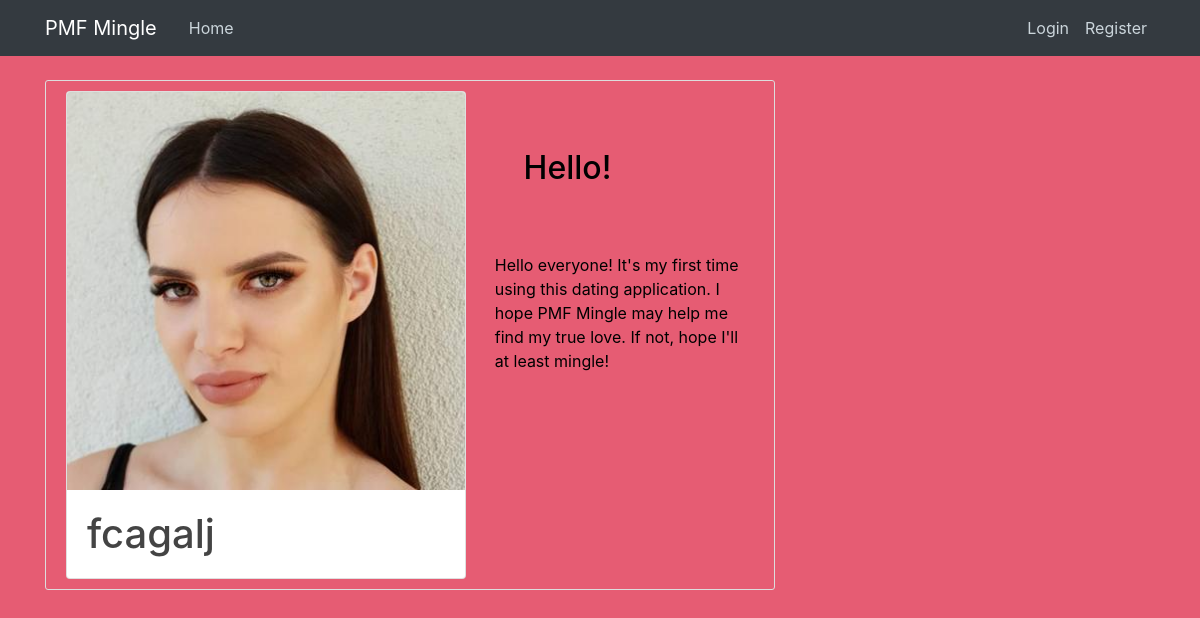
Screenshot of /account/1 with the database file from the repository.
### datingapp/models.py (models this page shows, shortened)
class User(db.Model, UserMixin):
    id = db.Column(db.Integer, primary_key=True)
    username = db.Column(db.String(20), unique=True, nullable=False)
    email = db.Column(db.String(120), unique=True, nullable=False)
    image_file = db.Column(db.String(20), nullable=False,
                           default='default.jpg')
    password = db.Column(db.String(60), nullable=False)
    gender = db.Column(db.String(20), nullable=False)
    preference = db.Column(db.String(20), nullable=False)
    posts = db.relationship('Post', backref='author', lazy=True)
    liked = db.relationship(
        'PostLike',
        foreign_keys='PostLike.user_id',
        backref='user', lazy='dynamic')

class Post(db.Model):
    id = db.Column(db.Integer, primary_key=True)
    title = db.Column(db.String(100), nullable=False)
    date_posted = db.Column(db.DateTime, nullable=False,
                            default=datetime.utcnow)
    content = db.Column(db.Text, nullable=False)
    user_id = db.Column(db.Integer, db.ForeignKey('user.id'), nullable=False)
    likes = db.relationship('PostLike', backref='post', lazy='dynamic')

### datingapp/routes.py (the view)
@app.route("/account/<int:post_id>")
def user_account(post_id):
    post = Post.query.get_or_404(post_id)
    return render_template('user_account.html', title=post.title, post=post)

### datingapp/templates/user_account.html
{% extends "layout.html" %}
{% block content %}
  <article class="media content-section" style="background-color: transparent;">
  <div class="card" style="width: 25rem;">
    <img class="card-img-top" src="{{ url_for('static', filename='profile_pics/' + post.author.image_file) }}" alt="Card image cap">
    <div class="card-body">
        <h1 class="card-text" style="color: black-50;">
            {{ post.author.username }}
        </h1>
    </div>
  </div>
  <div class="media-body">
    <h2 class="article-title" style="padding-left: 20%; padding-top: 20%; padding-right: 20%; color: black">{{ post.title }}</h2>
    <p class="article-content" style="padding-left: 10%; padding-top: 20%; color: black">{{ post.content }}</p>
  </div>
</article>
{% endblock content %}

### datingapp/static/main.css (style rules this page uses)
body { background: rgb(230, 92, 115); color: #333333; margin-top: 5rem; }
h1, h2, h3, h4, h5, h6 { color: #444444; }
.content-section { background: #ffffff; padding: 10px 20px; border: 1px solid #dddddd; border-radius: 3px; margin-bottom: 20px; }
.article-title { color: #444444; }
.article-content { white-space: pre-line; }

### rows the page displays
User: image_file (picture), author.username "fcagalj"
Post: title "Hello!", content "Hello everyone! It's my first time using this dating application. I hope PMF Mingle may help me find my true love. If not, hope I'll at least mingle!"
